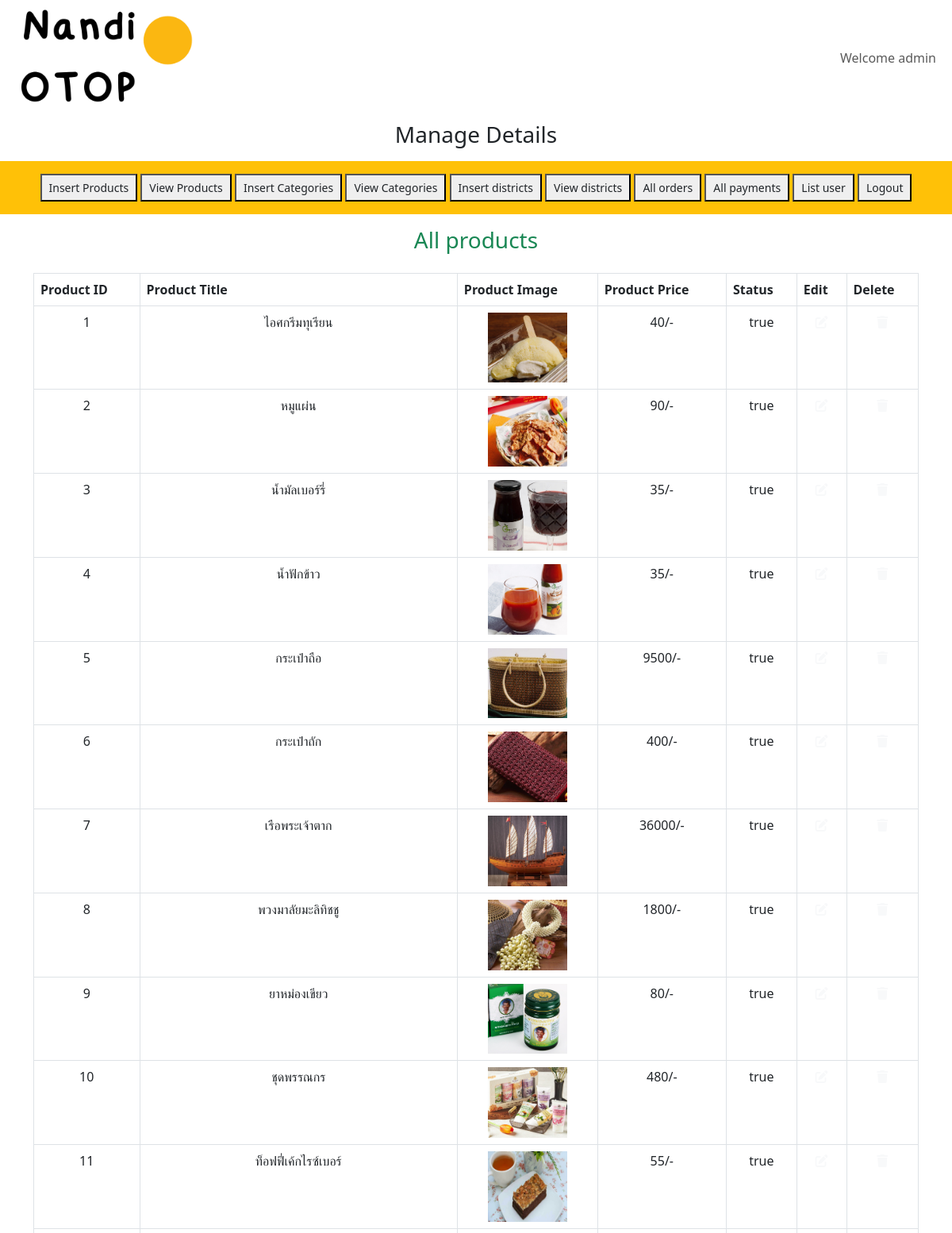
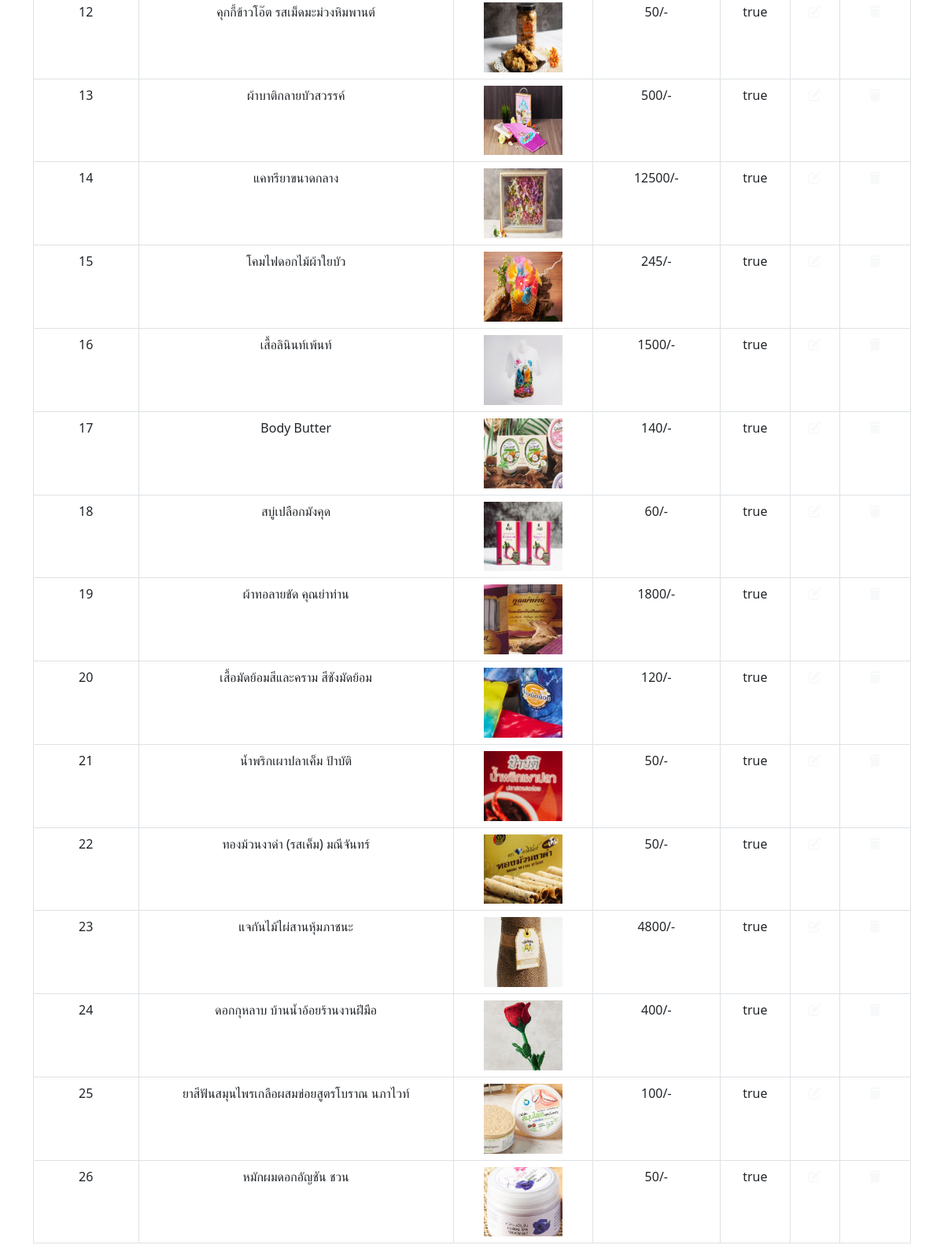
Screenshot of /admin_area/index.php?view_products (signed in) with the database file from the repository (2 pictures, top to bottom).
### tables this page shows
CREATE TABLE `products` (
  `product_id` int(11) NOT NULL,
  `product_title` varchar(100) NOT NULL,
  `product_description` varchar(255) NOT NULL,
  `product_keywords` varchar(255) NOT NULL,
  `category_id` int(11) NOT NULL,
  `district_id` int(11) NOT NULL,
  `product_image1` varchar(255) NOT NULL,
  `product_image2` varchar(255) NOT NULL,
  `product_price` varchar(255) NOT NULL,
  `date` timestamp NOT NULL DEFAULT current_timestamp() ON UPDATE current_timestamp(),
  `status` varchar(100) NOT NULL
);

### admin_area/view_products.php (the view)
<h3 class="text-center text-success">All products</h3>
<table class="table table-bordered mt-4">
    <thead class="bg-warning ">
        <tr>
            <th>Product ID</th>
            <th>Product Title</th>
            <th>Product Image</th>
            <th>Product Price</th>
            <th>Status</th>
            <th>Edit</th>
            <th>Delete</th>
        </tr>
    </thead>
    <tbody class="bg-secondary text-light ">
        <?php
        $get_products="select * from `products`";
        $result=mysqli_query($con,$get_products);
        $number=0;
        while($row=mysqli_fetch_assoc($result)){
            $product_id=$row['product_id'];
            $product_title=$row['product_title'];
            $product_image1=$row['product_image1'];
            $product_price=$row['product_price'];
            $status=$row['status'];
            $number++;
            ?>
            <tr class='text-center'>
            <td><?php echo $number;?></td>
            <td><?php echo $product_title;?></td>
            <td><img src='./product_images/<?php echo $product_image1;?>' class='product_img'/></td>
            <td><?php echo $product_price;?>/-</td>
            <td><?php echo $status;?></td>
            <td><a href='index.php?edit_products=<?php echo $product_id?>'class='text-light'><i class='fa-solid fa-pen-to-square'></i></a></td>
            <td><a href='index.php?delete_products=<?php echo $product_id?>'class='text-light'><i class='fa-solid fa-trash'></i></a></td>
            </tr>
        <?php
        }
        ?>
    </tbody>
</table>

### style.css (style rules this page uses)
* { margin: 0; padding: 0; box-sizing: border-box; }

### admin_area/index.php (style rules this page uses)
body { overflow-x:hidden; }
.product_img { width:100px; object-fit:contain; }

### rows the page displays
products: product_title "ไอศกรีมทุเรียน", product_image1 (picture), product_price "40", status "true"
products: product_title "หมูแผ่น", product_image1 (picture), product_price "90", status "true"
products: product_title "น้ำมัลเบอร์รี่", product_image1 (picture), product_price "35", status "true"
products: product_title "น้ำฟักข้าว", product_image1 (picture), product_price "35", status "true"
products: product_title "กระเป๋าถือ", product_image1 (picture), product_price "9500", status "true"
products: product_title "กระเป๋าถัก", product_image1 (picture), product_price "400", status "true"
products: product_title "เรือพระเจ้าตาก", product_image1 (picture), product_price "36000", status "true"
products: product_title "พวงมาลัยมะลิทิชชู", product_image1 (picture), product_price "1800", status "true"
products: product_title "ยาหม่องเขียว", product_image1 (picture), product_price "80", status "true"
products: product_title "ชุดพรรณกร", product_image1 (picture), product_price "480", status "true"
products: product_title "ท็อฟฟี่เค้กไรซ์เบอร์", product_image1 (picture), product_price "55", status "true"
products: product_title "คุกกี้ข้าวโอ๊ต รสเม็ดมะม่วงหิมพานต์", product_image1 (picture), product_price "50", status "true"
products: product_title "ผ้าบาติกลายบัวสวรรค์", product_image1 (picture), product_price "500", status "true"
products: product_title "แคทรียาขนาดกลาง", product_image1 (picture), product_price "12500", status "true"
products: product_title "โคมไฟดอกไม้ผ้าใยบัว", product_image1 (picture), product_price "245", status "true"
products: product_title "เสื้อลินินท์เพ้นท์", product_image1 (picture), product_price "1500", status "true"
products: product_title "Body Butter", product_image1 (picture), product_price "140", status "true"
products: product_title "สบู่เปลือกมังคุด", product_image1 (picture), product_price "60", status "true"
products: product_title "ผ้าทอลายขัด คุณย่าท่าน", product_image1 (picture), product_price "1800", status "true"
products: product_title "เสื้อมัดย้อมสีและคราม สีชังมัดย้อม", product_image1 (picture), product_price "120", status "true"
products: product_title "น้ำพริกเผาปลาเค็ม ป้าบัติ", product_image1 (picture), product_price "50", status "true"
products: product_title "ทองม้วนงาดำ (รสเค็ม) มณีจันทร์", product_image1 (picture), product_price "50", status "true"
products: product_title "แจกันไม้ไผ่สานหุ้มภาชนะ", product_image1 (picture), product_price "4800", status "true"
products: product_title "ดอกกุหลาบ บ้านน้ำอ้อยร้านงานฝีมือ", product_image1 (picture), product_price "400", status "true"
products: product_title "ยาสีฟันสมุนไพรเกลือผสมข่อยสูตรโบราณ นภาไวท์", product_image1 (picture), product_price "100", status "true"
products: product_title "หมักผมดอกอัญชัน ชวน", product_image1 (picture), product_price "50", status "true"

### other values shown
$_SESSION['admin_name'] "admin"
